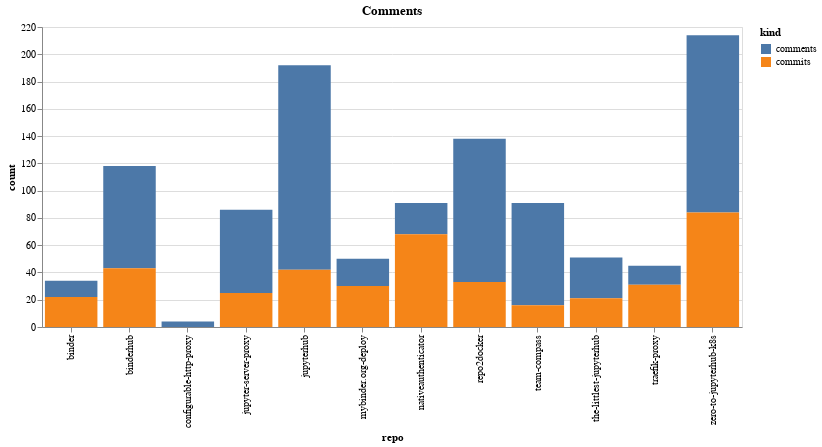

This figure's notebook cell:
### Markdown cell above
## Total commits and comments by repository

### Code cell
pltdata = data.groupby(['org', 'repo', 'kind'])['count'].sum().reset_index()
comments = alt.Chart(pltdata, title="Comments", width=700).mark_bar().encode(
    x='repo',
    y='count',
    color='kind'
)
comments

### Figure 1 — Vega-Lite specification as saved in the notebook (floating-point values rounded to 4 significant figures)
{"$schema": "https://vega.github.io/schema/vega-lite/v2.6.0.json", "config": {"view": {"height": 300, "width": 400}}, "data": {"name": "data-75016060bef8d05cf9c2299721ad37bc"}, "datasets": {"data-75016060bef8d05cf9c2299721ad37bc": [{"count": 105, "kind": "comments", "org": "jupyter", "repo": "repo2docker"}, {"count": 33, "kind": "commits", "org": "jupyter", "repo": "repo2docker"}, {"count": 12, "kind": "comments", "org": "jupyterhub", "repo": "binder"}, {"count": 22, "kind": "commits", "org": "jupyterhub", "repo": "binder"}, {"count": 75, "kind": "comments", "org": "jupyterhub", "repo": "binderhub"}, {"count": 43, "kind": "commits", "org": "jupyterhub", "repo": "binderhub"}, {"count": 4, "kind": "comments", "org": "jupyterhub", "repo": "configurable-http-proxy"}, {"count": 61, "kind": "comments", "org": "jupyterhub", "repo": "jupyter-server-proxy"}, {"count": 25, "kind": "commits", "org": "jupyterhub", "repo": "jupyter-server-proxy"}, {"count": 150, "kind": "comments", "org": "jupyterhub", "repo": "jupyterhub"}, {"count": 42, "kind": "commits", "org": "jupyterhub", "repo": "jupyterhub"}, {"count": 20, "kind": "comments", "org": "jupyterhub", "repo": "mybinder.org-deploy"}, {"count": 30, "kind": "commits", "org": "jupyterhub", "repo": "mybinder.org-deploy"}, {"count": 23, "kind": "comments", "org": "jupyterhub", "repo": "nativeauthenticator"}, {"count": 68, "kind": "commits", "org": "jupyterhub", "repo": "nativeauthenticator"}, {"count": 75, "kind": "comments", "org": "jupyterhub", "repo": "team-compass"}, {"count": 16, "kind": "commits", "org": "jupyterhub", "repo": "team-compass"}, {"count": 30, "kind": "comments", "org": "jupyterhub", "repo": "the-littlest-jupyterhub"}, {"count": 21, "kind": "commits", "org": "jupyterhub", "repo": "the-littlest-jupyterhub"}, {"count": 14, "kind": "comments", "org": "jupyterhub", "repo": "traefik-proxy"}, {"count": 31, "kind": "commits", "org": "jupyterhub", "repo": "traefik-proxy"}, {"count": 130, "kind": "comments", "org": "jupyterhub", "repo": "zero-to-jupyterhub-k8s"}, {"count": 84, "kind": "commits", "org": "jupyterhub", "repo": "zero-to-jupyterhub-k8s"}]}, "encoding": {"color": {"field": "kind", "type": "nominal"}, "x": {"field": "repo", "type": "nominal"}, "y": {"field": "count", "type": "quantitative"}}, "mark": "bar", "title": "Comments", "width": 700}
